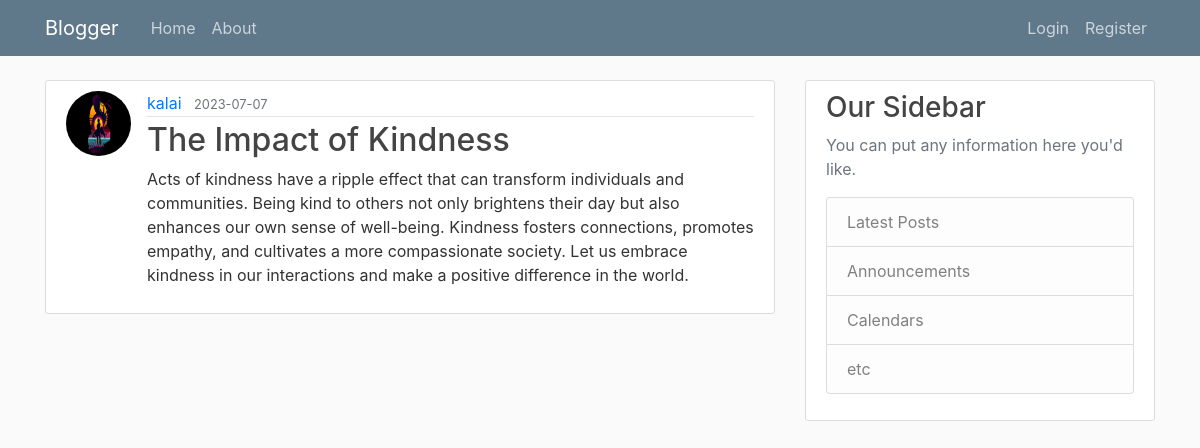
/post/10, run on the app's committed database.
### flaskblog/models.py (models this page shows, shortened)
class User(db.Model, UserMixin):
    id = db.Column(db.Integer, primary_key = True)
    username = db.Column(db.String(20),unique = True, nullable = False)
    email = db.Column(db.String(120),unique = True, nullable = False)
    image_file = db.Column(db.String(120), nullable = False, default='default.jpg')
    password = db.Column(db.String(60), nullable = False)
    posts = db.relationship('Post', backref='author', lazy=True)

class Post(db.Model):
    id = db.Column(db.Integer, primary_key = True)
    title =  db.Column(db.String(120), nullable = False)
    date_posted = db.Column(db.DateTime, nullable=False, default =datetime.utcnow)
    content = db.Column(db.Text, nullable = False)
    user_id = db.Column(db.Integer, db.ForeignKey('user.id'), nullable = False)

### flaskblog/routes.py (the view)
@app.route('/post/<int:post_id>')
def post(post_id):
    post = Post.query.get_or_404(post_id)
    return render_template('post.html',title='post.title',post=post)

### flaskblog/templates/post.html (shortened to what this page needs)
{% extends 'base.html' %}
{% block content %}
    <article class="media content-section">
      <img class = "rounded-circle article-img" src="{{url_for('static', filename='profile_pic/' + post.author.image_file) }}" >
        <div class="media-body">
          <div class="article-metadata">
            <a class="mr-2" href="{url_for('user_post',username=post.author.username)}}">{{ post.author.username }}</a>
            <small class="text-muted">{{ post.date_posted.strftime('%Y-%m-%d') }}</small>
          </div>
          <h2 class="article-title"  >{{ post.title }}</h2>
          <p class="article-content">{{ post.content }}</p>
        </div>
    </article>
{% endblock %}

### flaskblog/static/main.css (style rules this page uses)
body { background: #fafafa; color: #333333; margin-top: 5rem; }
h1, h2, h3, h4, h5, h6 { color: #444444; }
.content-section { background: #ffffff; padding: 10px 20px; border: 1px solid #dddddd; border-radius: 3px; margin-bottom: 20px; }
.article-title { color: #444444; }
.article-content { white-space: pre-line; }
.article-img { height: 65px; width: 65px; margin-right: 16px; }
.article-metadata { padding-bottom: 1px; margin-bottom: 4px; border-bottom: 1px solid #e3e3e3 }

### data on the page
User: image_file (picture), author.username "kalai"
Post: date_posted "2023-07-07", title "The Impact of Kindness", content "Acts of kindness have a ripple effect that can transform individuals and communities. Being kind to others not only brightens their day but also enhances our own sense of well-being. Kindness fosters connections, promotes empathy, and cultivates a more compassionate society. Let us embrace kindness in our interactions and make a positive difference in the world."
